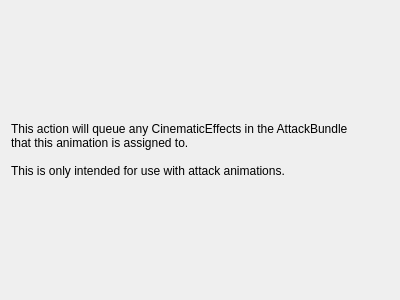
<?xml version="1.0" encoding="UTF-8"?>
<ui version="4.0">
 <class>Form</class>
 <widget class="QWidget" name="Form">
  <property name="geometry">
   <rect>
    <x>0</x>
    <y>0</y>
    <width>400</width>
    <height>300</height>
   </rect>
  </property>
  <property name="windowTitle">
   <string>Form</string>
  </property>
  <layout class="QVBoxLayout" name="verticalLayout">
   <item>
    <widget class="QLabel" name="label">
     <property name="text">
      <string>This action will queue any CinematicEffects in the AttackBundle
that this animation is assigned to.

This is only intended for use with attack animations.</string>
     </property>
    </widget>
   </item>
  </layout>
 </widget>
 <resources/>
 <connections/>
</ui>
